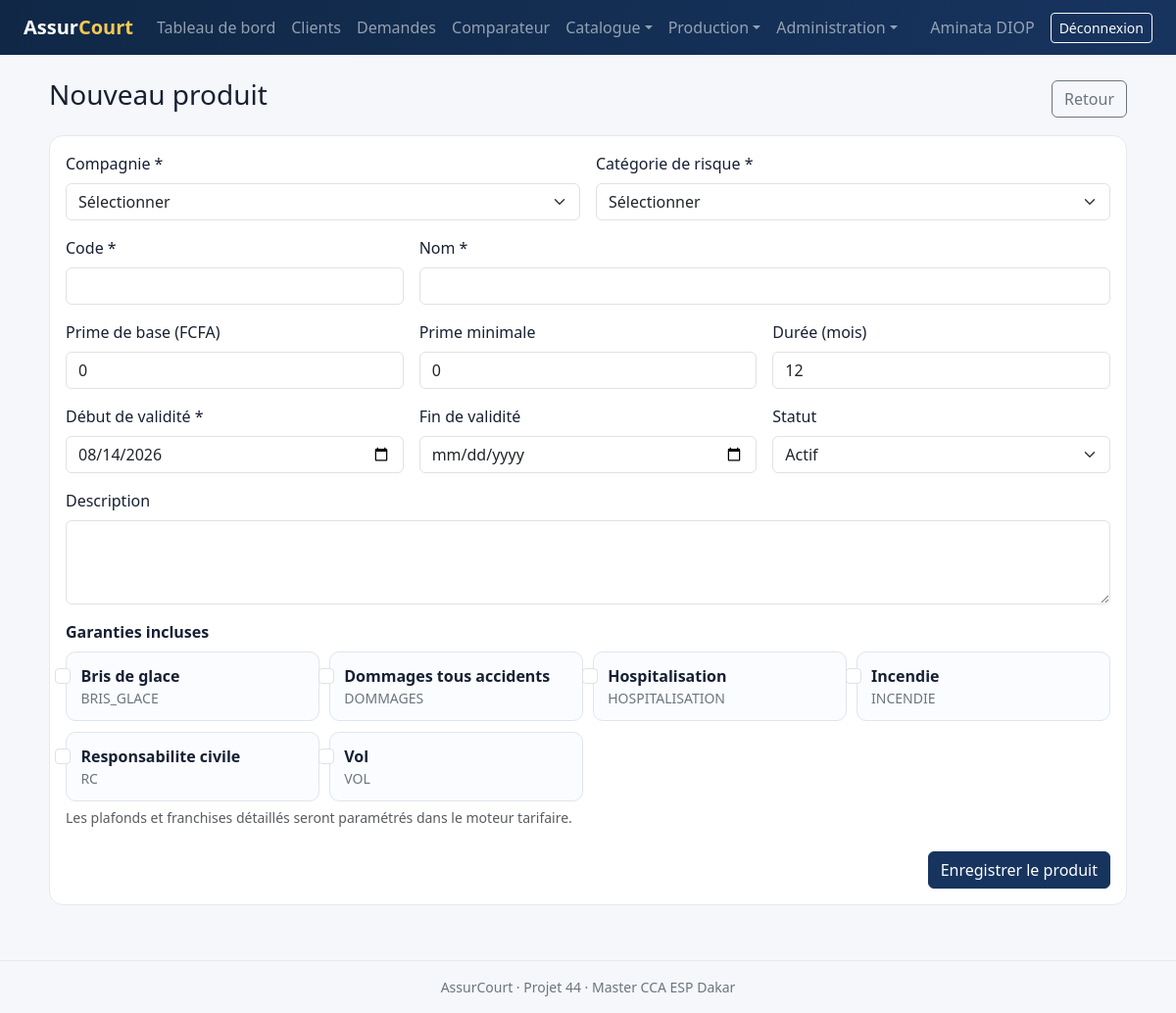
/public/produits/form.php (signed in), run on the app's committed database.
### tables this page shows
CREATE TABLE garanties (
    id BIGINT UNSIGNED AUTO_INCREMENT PRIMARY KEY,
    code VARCHAR(40) NOT NULL UNIQUE,
    libelle VARCHAR(150) NOT NULL,
    description TEXT NULL
);

### includes/helpers.php (called while the page is built, shortened)
<?php
function e(?string $value): string
{
    return htmlspecialchars($value ?? '', ENT_QUOTES | ENT_SUBSTITUTE, 'UTF-8');
}

### public/produits/form.php (the view, shortened to what this page needs)
<?php
require_once __DIR__.'/../../includes/bootstrap.php';require_roles(['ADMIN','RESPONSABLE']);$db=Database::connection();$id=max(0,(int)($_GET['id']??$_POST['id']??0));$d=['compagnie_id'=>'','categorie_id'=>'','code_produit'=>'','nom'=>'','description'=>'','prime_base'=>'0','prime_minimale'=>'0','duree_mois'=>'12','statut'=>'actif','date_debut_validite'=>date('Y-m-d'),'date_fin_validite'=>''];$errors=[];$selected=[];
$compagnies=$db->query("SELECT id,raison_sociale FROM compagnies WHERE statut='active' OR id=".(int)($d['compagnie_id']?:0).' ORDER BY raison_sociale')->fetchAll();$categories=$db->query('SELECT id,libelle FROM categories_risque ORDER BY libelle')->fetchAll();$garanties=$db->query('SELECT id,code,libelle FROM garanties ORDER BY libelle')->fetchAll();$title=$id?'Modifier le produit':'Nouveau produit';require __DIR__.'/../../includes/header.php';?>
<div class="form-shell wide"><div class="page-heading"><h1 class="h3"><?= e($title) ?></h1><a class="btn btn-outline-secondary" href="index.php">Retour</a></div><?php if($errors): ?><div class="alert alert-danger"><?= e(implode(' ',$errors)) ?></div><?php endif; ?><form method="post" class="card card-body needs-validation" novalidate><?= csrf_field() ?><input type="hidden" name="id" value="<?= $id ?>"><div class="row g-3"><div class="col-md-6"><label class="form-label">Compagnie *</label><select class="form-select" name="compagnie_id" required><option value="">Sélectionner</option><?php foreach($compagnies as $c): ?><option value="<?= $c['id'] ?>" <?= (int)$d['compagnie_id']==(int)$c['id']?'selected':'' ?>><?= e($c['raison_sociale']) ?></option><?php endforeach ?></select></div><div class="col-md-6"><label class="form-label">Catégorie de risque *</label><select class="form-select" name="categorie_id" required><option value="">Sélectionner</option><?php foreach($categories as $c): ?><option value="<?= $c['id'] ?>" <?= (int)$d['categorie_id']==(int)$c['id']?'selected':'' ?>><?= e($c['libelle']) ?></option><?php endforeach ?></select></div><div class="col-md-4"><label class="form-label">Code *</label><input class="form-control" name="code_produit" value="<?= e($d['code_produit']) ?>" required></div><div class="col-md-8"><label class="form-label">Nom *</label><input class="form-control" name="nom" value="<?= e($d['nom']) ?>" required></div><div class="col-md-4"><label class="form-label">Prime de base (FCFA)</label><input type="number" min="0" step="1" class="form-control" name="prime_base" value="<?= e((string)$d['prime_base']) ?>"></div><div class="col-md-4"><label class="form-label">Prime minimale</label><input type="number" min="0" step="1" class="form-control" name="prime_minimale" value="<?= e((string)$d['prime_minimale']) ?>"></div><div class="col-md-4"><label class="form-label">Durée (mois)</label><input type="number" min="1" class="form-control" name="duree_mois" value="<?= e((string)$d['duree_mois']) ?>"></div><div class="col-md-4"><label class="form-label">Début de validité *</label><input type="date" class="form-control" name="date_debut_validite" value="<?= e($d['date_debut_validite']) ?>" required></div><div class="col-md-4"><label class="form-label">Fin de validité</label><input type="date" class="form-control" name="date_fin_validite" value="<?= e($d['date_fin_validite']) ?>"></div><div class="col-md-4"><label class="form-label">Statut</label><select class="form-select" name="statut"><option value="actif" <?= $d['statut']==='actif'?'selected':'' ?>>Actif</option><option value="inactif" <?= $d['statut']==='inactif'?'selected':'' ?>>Inactif</option></select></div><div class="col-12"><label class="form-label">Description</label><textarea class="form-control" name="description" rows="3"><?= e($d['description']) ?></textarea></div><div class="col-12"><label class="form-label fw-semibold">Garanties incluses</label><div class="guarantee-grid"><?php foreach($garanties as $g): ?><label class="form-check guarantee-option"><input class="form-check-input" type="checkbox" name="garanties[]" value="<?= $g['id'] ?>" <?= in_array((int)$g['id'],$selected,true)?'checked':'' ?>><span><strong><?= e($g['libelle']) ?></strong><small><?= e($g['code']) ?></small></span></label><?php endforeach ?></div><div class="form-text">Les plafonds et franchises détaillés seront paramétrés dans le moteur tarifaire.</div></div></div><div class="text-end mt-4"><button class="btn btn-primary">Enregistrer le produit</button></div></form></div><?php require __DIR__.'/../../includes/footer.php'; ?>

### public/assets/css/app.css (style rules this page uses)
:root { --navy:#17345f;--blue:#2f6fae;--pale:#eaf2fb;--gold:#d4a72c;--ink:#172033 }
body { background:#f5f7fa;color:var(--ink);font-family:system-ui,-apple-system,"Segoe UI",sans-serif }
.card { border:1px solid #e5eaf0;border-radius:14px }
.btn-primary { background:var(--navy);border-color:var(--navy) }
.page-heading { display:flex;justify-content:space-between;align-items:center;gap:1rem;margin-bottom:1rem }
.form-shell { max-width:900px;margin:auto }
.form-shell.wide { max-width:1100px }
.guarantee-grid { display:grid;grid-template-columns:repeat(auto-fit,minmax(220px,1fr));gap:.6rem }
.guarantee-option { display:flex;gap:.65rem;padding:.75rem;border:1px solid #dfe5ec;border-radius:10px;background:#fafcff }
.guarantee-option small { display:block;color:#6c757d }

### data on the page
garanties: libelle "Bris de glace", code "BRIS_GLACE"
garanties: libelle "Dommages tous accidents", code "DOMMAGES"
garanties: libelle "Hospitalisation", code "HOSPITALISATION"
garanties: libelle "Incendie", code "INCENDIE"
garanties: libelle "Responsabilite civile", code "RC"
garanties: libelle "Vol", code "VOL"

### other printed values
$_SESSION['user']['prenom'].' '.$_SESSION['user']['nom'] "Aminata DIOP"
$title "Nouveau produit"
